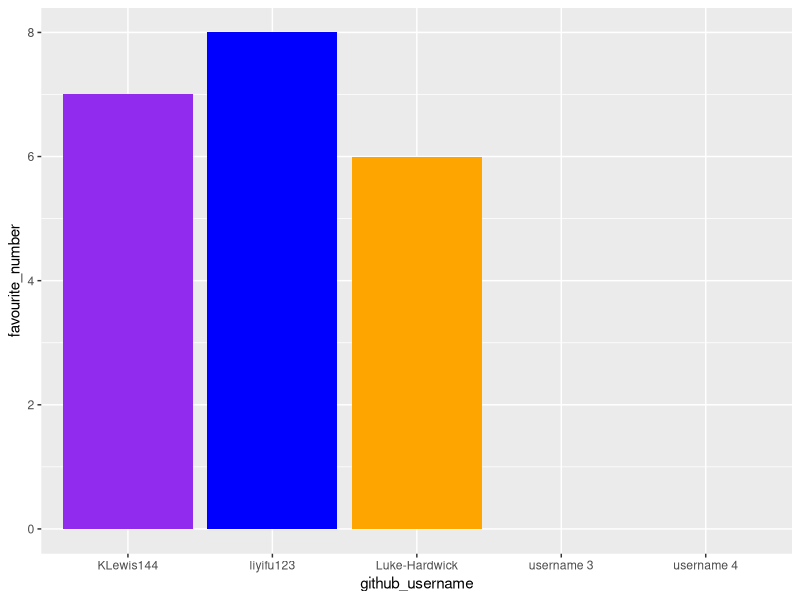
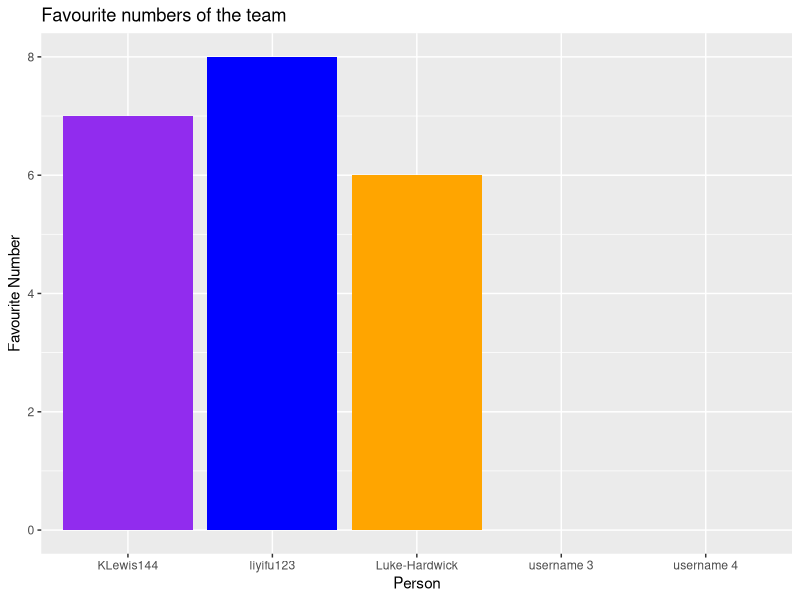
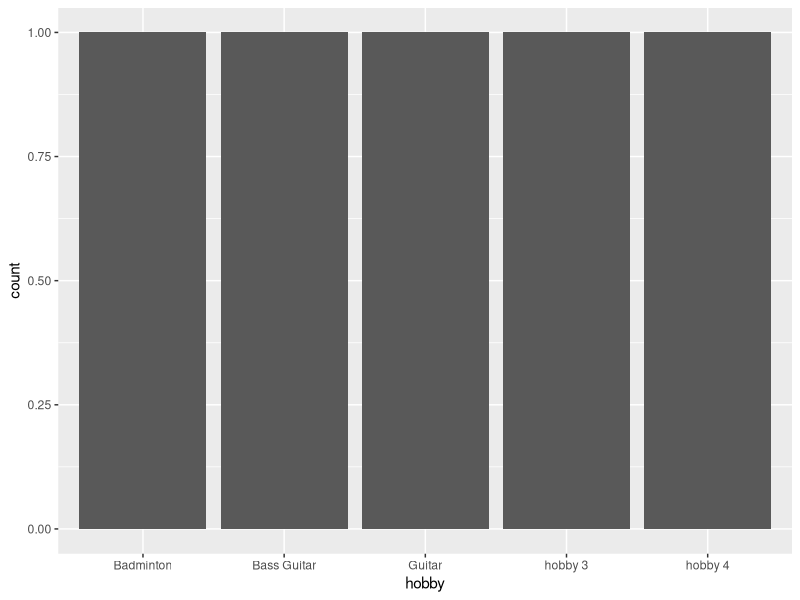

The R source for these figures, in order:
## ---- chunk 1
library(tidyverse) 
## ---- chunk 2
team_data <- tibble(
  name = c("Kieran", "Luke", "Lee", 
           "member 3", "member 4"),
  github_username = c("KLewis144", "Luke-Hardwick", "liyifu123", 
                      "username 3", "username 4"), 
  colour = c("purple2", "orange", "blue", 
             "colour 3", "colour 4"),
  hobby = c("Guitar", "Bass Guitar", "Badminton", 
            "hobby 3", "hobby 4"),
  favourite_number = c(7, 6, 8, NA, NA)
  )

team_data
## ---- chunk 3
p1 <- ggplot(data = team_data, 
             mapping = aes(x = github_username, 
                           y = favourite_number,
                           fill = colour), 
             ) +
   geom_col() +
   scale_fill_identity()
p1
## ---- chunk 4
p1 + labs(x = "Person", 
          y = "Favourite Number",
          title = "Favourite numbers of the team")
## ---- chunk 5
p2 <- ggplot(team_data, aes(x = hobby)) +
  geom_bar()
p2
